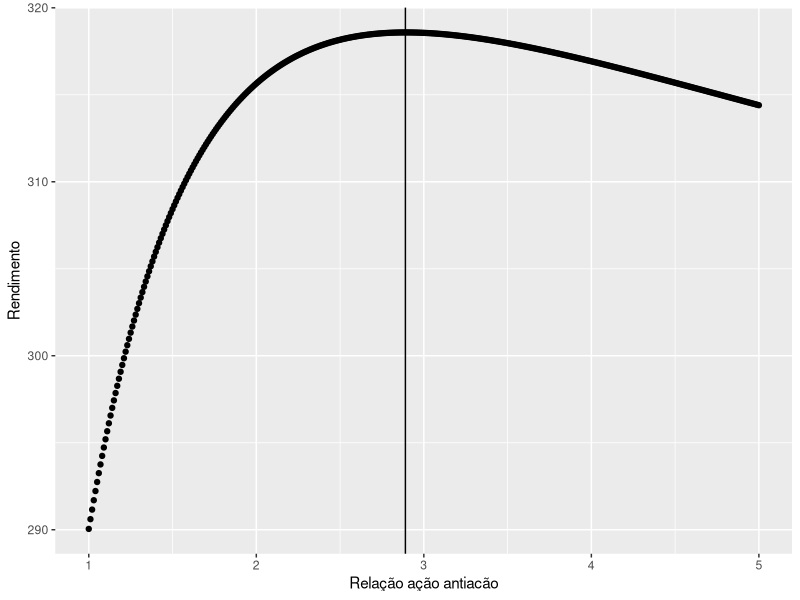

The R script that drew this image:
## ---- chunk 1
knitr::opts_chunk$set(echo = TRUE, 
                      size = "footnotesize",
                      comment = NA,
                      warning = FALSE,
                      message = FALSE,
                      #out.width = "1\\linewidth",
                      fig.align = "center",
                      fig.width = 8, 
                      fig.height = 4, 
                      fig.show = "hold",
                      fig.path = "FigurasBolsa/",
                      fig.pos = "!htb",
                      background = "#E6E6FA",
                      dev = c("png",'pdf'),
                      res=300,
                      dpi = 300,
                      cache = TRUE)
## ---- chunk 2
#library(readr)
library(dplyr)
library(tidyverse)
library(tidyr)
## ---- chunk 3
# A function to scale input to 0-1
scale_01 <- function(x){
  (x - min(x, na.rm = TRUE)) / diff(range(x, na.rm = TRUE))
}
## ---- chunk 4
ano <- rep(2003:2015,3)
ativo <- rep(c('acoes','dolar','ouro'),each=13)
rentab <- c(97.33, 17.81, 27.71, 32.93, 43.65,
            -41.22, 82.66, 1.04, -18.11, 7.40,
            -15.50, -2.91, -13.31, 
            -18.31, -8.14, -11.96, -8.63, -16.69,
            30.02, -24.69, -4.79, 12.27, 9.95,
            15.31, 12.51, 49.04,
            -0.77, -2.85, 2.93, 12.69, 11.26, 
            32.13, -3.05, 32.26, 15.85, 15.26, 
            -17.35, 12.04, 33.63)
dados <- data.frame(ano,ativo,rentab)
#
widedata <- dados %>% 
  spread(ativo,rentab)
## ---- chunk 5
# https://bioconnector.github.io/workshops/r-dplyr-yeast.html
# https://r4ds.had.co.nz/index.html
# https://livro.curso-r.com/index.html
# http://www.lampada.uerj.br/arquivosdb/_book/bioestatisticaBasica.html

## ---- chunk 6
widedata
## ---- chunk 7
x <- function(y) 1/(1+y)
a <- seq(1,5,0.01)
x(a)
#
ac.p <- 1 - x(a)
dl.p <- x(a)/2
ou.p <- x(a)/2
ac.p + dl.p + ou.p

aux <- c()
for (i in 1:length(x(a))) {
  rr <- (ac.p[i]*widedata[,2] +
    dl.p[i]*widedata[,3] + 
    ou.p[i]*widedata[,4])/100 + 1
  rr.1 <- (prod(rr)-1)*100
  aux <- c(aux,rr.1)
}
ddss <- data.frame(RelacaoAAA=a,rendimento=aux)
#
ac.p <- 1 - x(a)
dl.p <- x(a)/2
ou.p <- x(a)/2
# ac.p + dl.p + ou.p = 1
## ---- chunk 8
ddss %>% 
  ggplot() +
  aes(RelacaoAAA,rendimento) +
  geom_point() +
  geom_vline(xintercept = ddss[which.max(ddss[,2]),1]) +
  labs(x = 'Relação ação antiacão',y='Rendimento')

